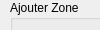
      <widget class="QWidget" name="page_9">
       <property name="geometry">
        <rect>
         <x>0</x>
         <y>0</y>
         <width>100</width>
         <height>30</height>
        </rect>
       </property>
       <attribute name="label">
        <string>Gestion des Zones</string>
       </attribute>
       <widget class="QGroupBox" name="gbAjouterZone">
        <property name="enabled">
         <bool>true</bool>
        </property>
        <property name="geometry">
         <rect>
          <x>10</x>
          <y>0</y>
          <width>290</width>
          <height>391</height>
         </rect>
        </property>
        <property name="title">
         <string>Ajouter Zone</string>
        </property>
        <widget class="QLabel" name="label_73">
         <property name="geometry">
          <rect>
           <x>10</x>
           <y>30</y>
           <width>121</width>
           <height>16</height>
          </rect>
         </property>
         <property name="font">
          <font>
           <weight>75</weight>
           <bold>true</bold>
           <underline>true</underline>
          </font>
         </property>
         <property name="text">
          <string>Numéro de Zone</string>
         </property>
        </widget>
        <widget class="QLineEdit" name="lEditNumZoneAdd">
         <property name="geometry">
          <rect>
           <x>9</x>
           <y>70</y>
           <width>271</width>
           <height>22</height>
          </rect>
         </property>
        </widget>
        <widget class="QLabel" name="label_78">
         <property name="geometry">
          <rect>
           <x>10</x>
           <y>90</y>
           <width>251</width>
           <height>16</height>
          </rect>
         </property>
         <property name="font">
          <font>
           <pointsize>8</pointsize>
          </font>
         </property>
         <property name="text">
          <string>Cliquer sur le bouton ci-dessous pour obtenir</string>
         </property>
        </widget>
        <widget class="QLabel" name="label_79">
         <property name="geometry">
          <rect>
           <x>10</x>
           <y>100</y>
           <width>271</width>
           <height>16</height>
          </rect>
         </property>
         <property name="font">
          <font>
           <pointsize>8</pointsize>
          </font>
         </property>
         <property name="text">
          <string>une liste des numéros de zones déjà existants :</string>
         </property>
        </widget>
        <widget class="QPushButton" name="btVueExistante_2">
         <property name="geometry">
          <rect>
           <x>10</x>
           <y>120</y>
           <width>111</width>
           <height>23</height>
          </rect>
         </property>
         <property name="text">
          <string>Zones existantes</string>
         </property>
        </widget>
        <widget class="QTextEdit" name="txtZoneExiste">
         <property name="geometry">
          <rect>
           <x>120</x>
           <y>120</y>
           <width>160</width>
           <height>44</height>
          </rect>
         </property>
         <property name="cursor" stdset="0">
          <cursorShape>ForbiddenCursor</cursorShape>
         </property>
         <property name="mouseTracking">
          <bool>false</bool>
         </property>
         <property name="textInteractionFlags">
          <set>Qt::TextSelectableByMouse</set>
         </property>
        </widget>
        <widget class="QLabel" name="label_80">
         <property name="geometry">
          <rect>
           <x>10</x>
           <y>50</y>
           <width>281</width>
           <height>16</height>
          </rect>
         </property>
         <property name="font">
          <font>
           <pointsize>8</pointsize>
           <italic>true</italic>
          </font>
         </property>
         <property name="text">
          <string>Ne pas mettre un numéro de zone déjà existant !</string>
         </property>
        </widget>
        <widget class="QLabel" name="label_87">
         <property name="geometry">
          <rect>
           <x>10</x>
           <y>220</y>
           <width>191</width>
           <height>16</height>
          </rect>
         </property>
         <property name="font">
          <font>
           <weight>75</weight>
           <bold>true</bold>
           <underline>true</underline>
          </font>
         </property>
         <property name="text">
          <string>Sens de montée (1, 2 ou 3)</string>
         </property>
        </widget>
        <widget class="QLabel" name="label_89">
         <property name="geometry">
          <rect>
           <x>10</x>
           <y>280</y>
           <width>191</width>
           <height>16</height>
          </rect>
         </property>
         <property name="font">
          <font>
           <weight>75</weight>
           <bold>true</bold>
           <underline>true</underline>
          </font>
         </property>
         <property name="text">
          <string>Légende</string>
         </property>
        </widget>
        <widget class="QTextEdit" name="txtZoneLegendeAdd">
         <property name="geometry">
          <rect>
           <x>10</x>
           <y>300</y>
           <width>271</width>
           <height>44</height>
          </rect>
         </property>
        </widget>
        <widget class="QPushButton" name="btAnnulerZoneAdd">
         <property name="geometry">
          <rect>
           <x>80</x>
           <y>360</y>
           <width>100</width>
           <height>30</height>
          </rect>
         </property>
         <property name="text">
          <string>Annuler</string>
         </property>
         <property name="icon">
          <iconset>
           <normaloff>ressources/ButtonClose.png</normaloff>ressources/ButtonClose.png</iconset>
         </property>
        </widget>
        <widget class="QPushButton" name="btOkZoneAdd">
         <property name="geometry">
          <rect>
           <x>180</x>
           <y>360</y>
           <width>100</width>
           <height>30</height>
          </rect>
         </property>
         <property name="text">
          <string>Confirmer</string>
         </property>
         <property name="icon">
          <iconset>
           <normaloff>ressources/bt_ok.png</normaloff>ressources/bt_ok.png</iconset>
         </property>
        </widget>
        <widget class="QLabel" name="label_92">
         <property name="geometry">
          <rect>
           <x>230</x>
           <y>0</y>
           <width>51</width>
           <height>51</height>
          </rect>
         </property>
         <property name="text">
          <string/>
         </property>
         <property name="pixmap">
          <pixmap>ressources/new.png</pixmap>
         </property>
        </widget>
        <widget class="QLabel" name="label_107">
         <property name="geometry">
          <rect>
           <x>10</x>
           <y>170</y>
           <width>321</width>
           <height>16</height>
          </rect>
         </property>
         <property name="text">
          <string>Choisir ci-dessous le lieu à lier à cette zone :</string>
         </property>
        </widget>
        <widget class="QComboBox" name="cBoxLieuLier">
         <property name="geometry">
          <rect>
           <x>20</x>
           <y>190</y>
           <width>251</width>
           <height>23</height>
          </rect>
         </property>
        </widget>
        <widget class="QLineEdit" name="lEditZoneSensMonterAdd">
         <property name="geometry">
          <rect>
           <x>10</x>
           <y>250</y>
           <width>271</width>
           <height>22</height>
          </rect>
         </property>
        </widget>
        <widget class="QLabel" name="label_157">
         <property name="geometry">
          <rect>
           <x>10</x>
           <y>235</y>
           <width>261</width>
           <height>16</height>
          </rect>
         </property>
         <property name="font">
          <font>
           <pointsize>7</pointsize>
           <italic>true</italic>
          </font>
         </property>
         <property name="text">
          <string>Regarder la documentation pour plus d'informations.</string>
         </property>
        </widget>
       </widget>
       <widget class="QGroupBox" name="gbModifierZone">
        <property name="geometry">
         <rect>
          <x>300</x>
          <y>0</y>
          <width>290</width>
          <height>391</height>
         </rect>
        </property>
        <property name="title">
         <string>Modifier Zone</string>
        </property>
        <widget class="QLabel" name="label_93">
         <property name="geometry">
          <rect>
           <x>10</x>
           <y>50</y>
           <width>261</width>
           <height>16</height>
          </rect>
         </property>
         <property name="text">
          <string>Choissir une Zone dans la liste déroulante</string>
         </property>
        </widget>
        <widget class="QComboBox" name="cBoxZoneMod">
         <property name="geometry">
          <rect>
           <x>130</x>
           <y>70</y>
           <width>140</width>
           <height>22</height>
          </rect>
         </property>
        </widget>
        <widget class="QLabel" name="label_94">
         <property name="geometry">
          <rect>
           <x>10</x>
           <y>70</y>
           <width>71</width>
           <height>16</height>
          </rect>
         </property>
         <property name="text">
          <string>ci-contre :</string>
         </property>
        </widget>
        <widget class="QLabel" name="label_95">
         <property name="geometry">
          <rect>
           <x>10</x>
           <y>230</y>
           <width>191</width>
           <height>16</height>
          </rect>
         </property>
         <property name="font">
          <font>
           <weight>75</weight>
           <bold>true</bold>
           <underline>true</underline>
          </font>
         </property>
         <property name="text">
          <string>Sens de Montée (1, 2 ou 3)</string>
         </property>
        </widget>
        <widget class="QLabel" name="label_96">
         <property name="geometry">
          <rect>
           <x>10</x>
           <y>280</y>
           <width>61</width>
           <height>16</height>
          </rect>
         </property>
         <property name="font">
          <font>
           <weight>75</weight>
           <bold>true</bold>
           <underline>true</underline>
          </font>
         </property>
         <property name="text">
          <string>Légende</string>
         </property>
        </widget>
        <widget class="QTextEdit" name="txtZoneLegendeMod">
         <property name="geometry">
          <rect>
           <x>10</x>
           <y>300</y>
           <width>271</width>
           <height>44</height>
          </rect>
         </property>
        </widget>
        <widget class="QLabel" name="label_99">
         <property name="geometry">
          <rect>
           <x>10</x>
           <y>100</y>
           <width>261</width>
           <height>16</height>
          </rect>
         </property>
         <property name="font">
          <font>
           <weight>50</weight>
           <bold>false</bold>
          </font>
         </property>
         <property name="text">
          <string>Apporter vos modifications directement</string>
         </property>
        </widget>
        <widget class="QLabel" name="label_100">
         <property name="geometry">
          <rect>
           <x>10</x>
           <y>120</y>
           <width>271</width>
           <height>16</height>
          </rect>
         </property>
         <property name="text">
          <string>dans les champs ci-dessous, puis Confirmer</string>
         </property>
        </widget>
        <widget class="QPushButton" name="btAnnulerZoneMod">
         <property name="geometry">
          <rect>
           <x>80</x>
           <y>360</y>
           <width>100</width>
           <height>30</height>
          </rect>
         </property>
         <property name="text">
          <string>Annuler</string>
         </property>
         <property name="icon">
          <iconset>
           <normaloff>ressources/ButtonClose.png</normaloff>ressources/ButtonClose.png</iconset>
         </property>
        </widget>
        <widget class="QPushButton" name="btOkZoneMod">
         <property name="geometry">
          <rect>
           <x>180</x>
           <y>360</y>
           <width>100</width>
           <height>30</height>
          </rect>
         </property>
         <property name="text">
          <string>Confirmer</string>
         </property>
         <property name="icon">
          <iconset>
           <normaloff>ressources/bt_ok.png</normaloff>ressources/bt_ok.png</iconset>
         </property>
        </widget>
        <widget class="QLabel" name="label_101">
         <property name="geometry">
          <rect>
           <x>230</x>
           <y>2</y>
           <width>51</width>
           <height>51</height>
          </rect>
         </property>
         <property name="text">
          <string/>
         </property>
         <property name="pixmap">
          <pixmap>ressources/modifier.png</pixmap>
         </property>
        </widget>
        <widget class="QLabel" name="label_108">
         <property name="geometry">
          <rect>
           <x>10</x>
           <y>180</y>
           <width>281</width>
           <height>16</height>
          </rect>
         </property>
         <property name="font">
          <font>
           <weight>75</weight>
           <bold>true</bold>
           <underline>true</underline>
          </font>
         </property>
         <property name="text">
          <string>Lieu Modifié - Remplir obligatoirement</string>
         </property>
        </widget>
        <widget class="QComboBox" name="cBoxZoneLieuMod">
         <property name="geometry">
          <rect>
           <x>10</x>
           <y>200</y>
           <width>261</width>
           <height>23</height>
          </rect>
         </property>
        </widget>
        <widget class="QLineEdit" name="lEditZoneSensMonterMod">
         <property name="geometry">
          <rect>
           <x>10</x>
           <y>255</y>
           <width>271</width>
           <height>22</height>
          </rect>
         </property>
        </widget>
        <widget class="QLabel" name="label_156">
         <property name="geometry">
          <rect>
           <x>10</x>
           <y>140</y>
           <width>161</width>
           <height>16</height>
          </rect>
         </property>
         <property name="font">
          <font>
           <weight>75</weight>
           <bold>true</bold>
           <underline>true</underline>
          </font>
         </property>
         <property name="text">
          <string>Numéro de Lieu Actuel</string>
         </property>
        </widget>
        <widget class="QLineEdit" name="lEditNumLieuActuel">
         <property name="geometry">
          <rect>
           <x>10</x>
           <y>155</y>
           <width>271</width>
           <height>22</height>
          </rect>
         </property>
         <property name="cursor">
          <cursorShape>ForbiddenCursor</cursorShape>
         </property>
         <property name="readOnly">
          <bool>true</bool>
         </property>
        </widget>
        <widget class="QLabel" name="label_158">
         <property name="geometry">
          <rect>
           <x>10</x>
           <y>243</y>
           <width>261</width>
           <height>16</height>
          </rect>
         </property>
         <property name="font">
          <font>
           <pointsize>7</pointsize>
           <italic>true</italic>
          </font>
         </property>
         <property name="text">
          <string>Regarder la documentation pour plus d'informations.</string>
         </property>
        </widget>
       </widget>
       <widget class="QGroupBox" name="gbSupprimerZone">
        <property name="geometry">
         <rect>
          <x>590</x>
          <y>0</y>
          <width>290</width>
          <height>391</height>
         </rect>
        </property>
        <property name="title">
         <string>Supprimer Zone</string>
        </property>
        <widget class="QLabel" name="label_102">
         <property name="geometry">
          <rect>
           <x>10</x>
           <y>50</y>
           <width>261</width>
           <height>16</height>
          </rect>
         </property>
         <property name="text">
          <string>Choissir une Zone dans la liste déroulante</string>
         </property>
        </widget>
        <widget class="QLabel" name="label_103">
         <property name="geometry">
          <rect>
           <x>10</x>
           <y>70</y>
           <width>71</width>
           <height>16</height>
          </rect>
         </property>
         <property name="text">
          <string>ci-contre :</string>
         </property>
        </widget>
        <widget class="QComboBox" name="cBoxZoneSupp">
         <property name="geometry">
          <rect>
           <x>130</x>
           <y>70</y>
           <width>140</width>
           <height>22</height>
          </rect>
         </property>
        </widget>
        <widget class="QLabel" name="label_104">
         <property name="geometry">
          <rect>
           <x>10</x>
           <y>220</y>
           <width>111</width>
           <height>16</height>
          </rect>
         </property>
         <property name="font">
          <font>
           <weight>75</weight>
           <bold>true</bold>
           <underline>true</underline>
          </font>
         </property>
         <property name="text">
          <string>Sens de Montée</string>
         </property>
        </widget>
        <widget class="QLabel" name="label_105">
         <property name="geometry">
          <rect>
           <x>10</x>
           <y>280</y>
           <width>61</width>
           <height>16</height>
          </rect>
         </property>
         <property name="font">
          <font>
           <weight>75</weight>
           <bold>true</bold>
           <underline>true</underline>
          </font>
         </property>
         <property name="text">
          <string>Légende</string>
         </property>
        </widget>
        <widget class="QTextEdit" name="txtZoneLegendeSupp">
         <property name="geometry">
          <rect>
           <x>10</x>
           <y>300</y>
           <width>271</width>
           <height>44</height>
          </rect>
         </property>
         <property name="cursor" stdset="0">
          <cursorShape>ForbiddenCursor</cursorShape>
         </property>
         <property name="readOnly">
          <bool>true</bool>
         </property>
         <property name="textInteractionFlags">
          <set>Qt::TextSelectableByMouse</set>
         </property>
        </widget>
        <widget class="QPushButton" name="btAnnulerZoneSupp">
         <property name="geometry">
          <rect>
           <x>80</x>
           <y>360</y>
           <width>100</width>
           <height>30</height>
          </rect>
         </property>
         <property name="text">
          <string>Annuler</string>
         </property>
         <property name="icon">
          <iconset>
           <normaloff>ressources/ButtonClose.png</normaloff>ressources/ButtonClose.png</iconset>
         </property>
        </widget>
        <widget class="QPushButton" name="btOkZoneSupp">
         <property name="geometry">
          <rect>
           <x>180</x>
           <y>360</y>
           <width>100</width>
           <height>30</height>
          </rect>
         </property>
         <property name="text">
          <string>Confirmer</string>
         </property>
         <property name="icon">
          <iconset>
           <normaloff>ressources/bt_ok.png</normaloff>ressources/bt_ok.png</iconset>
         </property>
        </widget>
        <widget class="QLabel" name="label_106">
         <property name="geometry">
          <rect>
           <x>230</x>
           <y>0</y>
           <width>51</width>
           <height>51</height>
          </rect>
         </property>
         <property name="text">
          <string/>
         </property>
         <property name="pixmap">
          <pixmap>ressources/supprimer.png</pixmap>
         </property>
        </widget>
        <widget class="QTextEdit" name="txtZoneLieuSupp">
         <property name="geometry">
          <rect>
           <x>10</x>
           <y>160</y>
           <width>271</width>
           <height>44</height>
          </rect>
         </property>
         <property name="cursor" stdset="0">
          <cursorShape>ForbiddenCursor</cursorShape>
         </property>
         <property name="readOnly">
          <bool>true</bool>
         </property>
        </widget>
        <widget class="QLabel" name="label_109">
         <property name="geometry">
          <rect>
           <x>10</x>
           <y>140</y>
           <width>111</width>
           <height>16</height>
          </rect>
         </property>
         <property name="font">
          <font>
           <weight>75</weight>
           <bold>true</bold>
           <underline>true</underline>
          </font>
         </property>
         <property name="text">
          <string>Numéro de Lieu</string>
         </property>
        </widget>
        <widget class="QLineEdit" name="lEditZoneSensMonterSupp">
         <property name="geometry">
          <rect>
           <x>10</x>
           <y>240</y>
           <width>271</width>
           <height>22</height>
          </rect>
         </property>
         <property name="cursor">
          <cursorShape>ForbiddenCursor</cursorShape>
         </property>
         <property name="readOnly">
          <bool>true</bool>
         </property>
        </widget>
       </widget>
      </widget>
